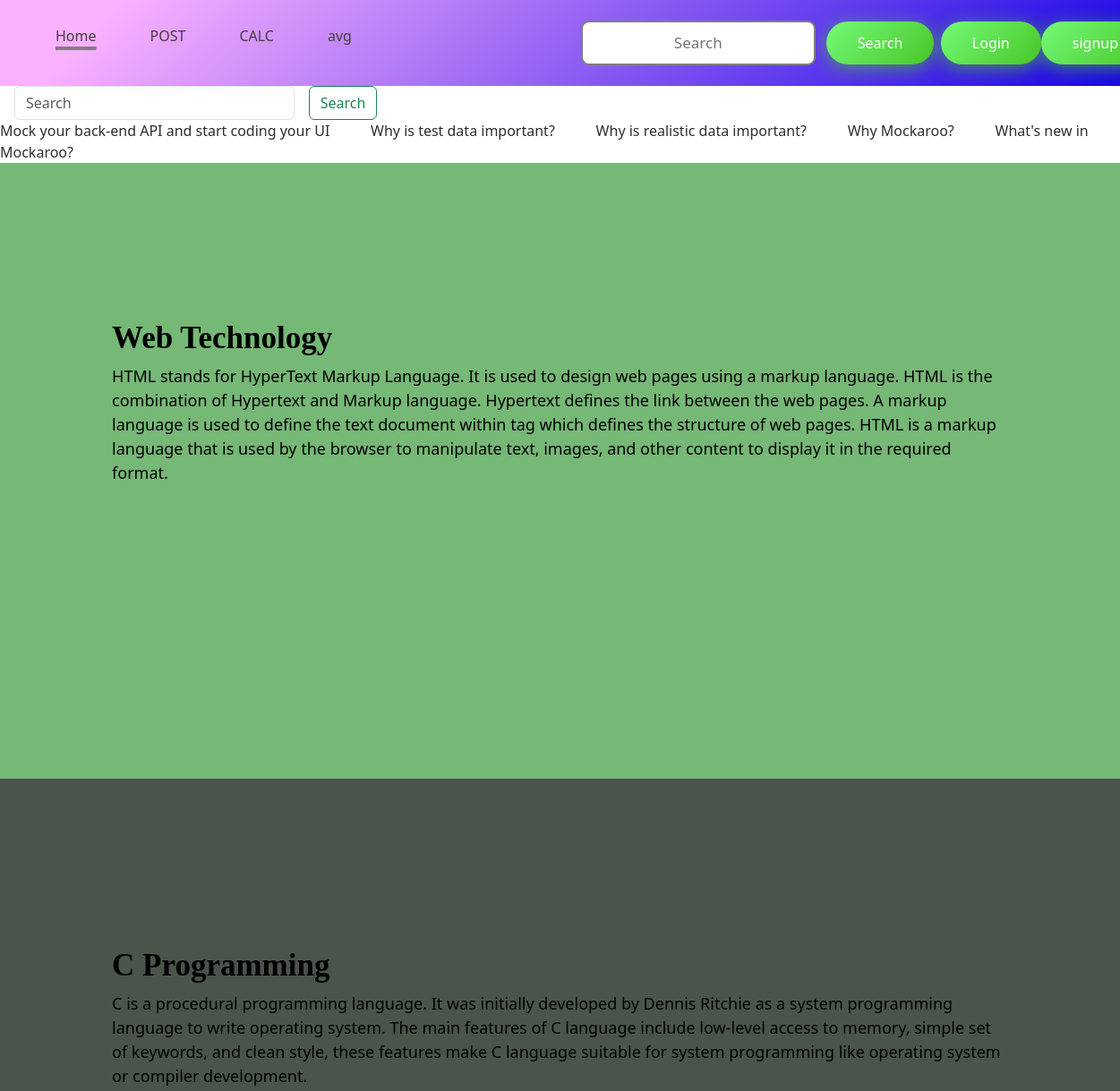
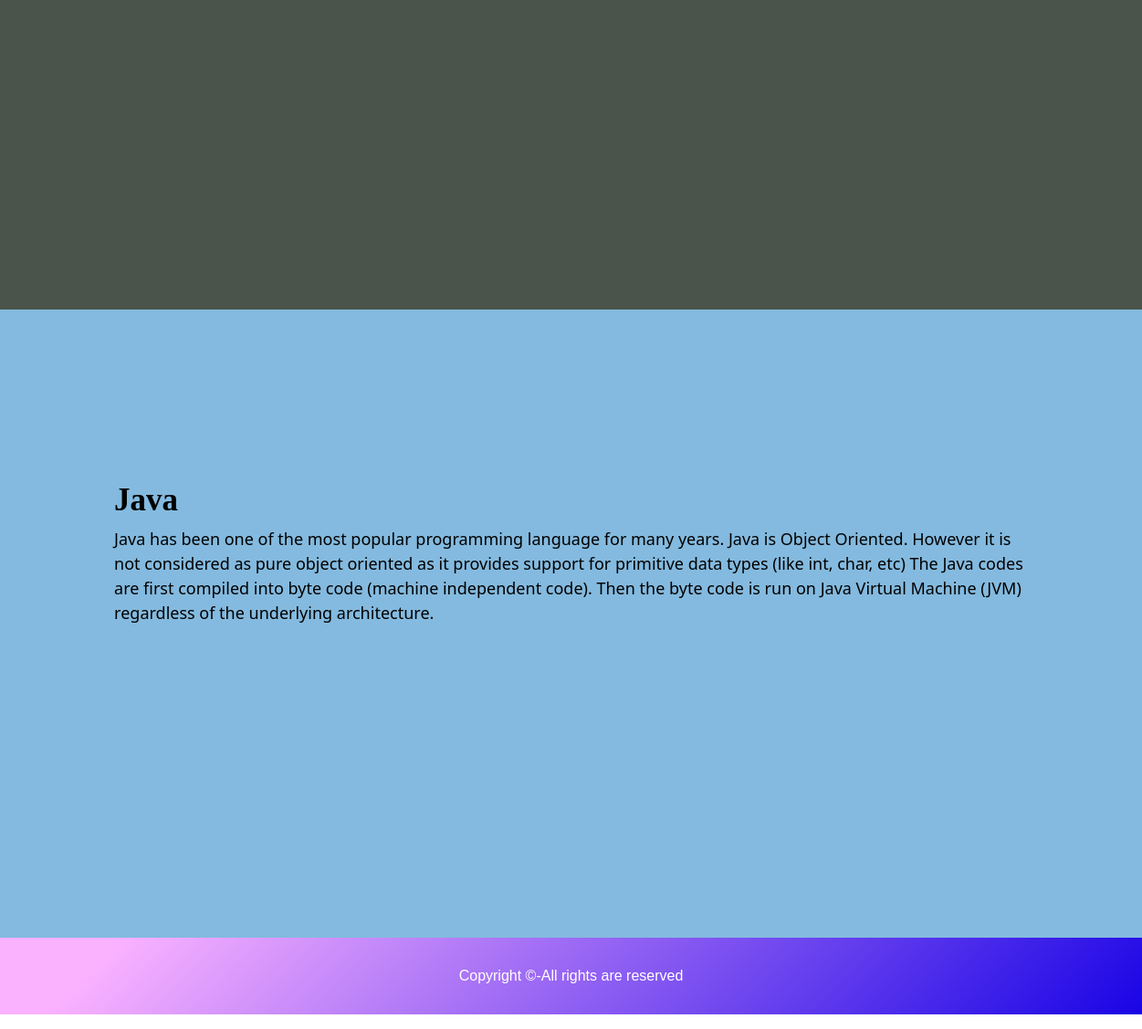
The page / on the database its author committed (2 pictures, top to bottom).
### service2/models.py (models this page shows)
class service(models.Model):
    service_title = models.CharField(max_length=50)
    service_desc = HTMLField()
    image_field = models.FileField(upload_to="new/", max_length=250,null=True,default=None)
    slug_name = AutoSlugField(populate_from='service_title',unique=True,default=None,null=True)

### project_2/views.py (the view)
# urls.py: path('', views.homepage,name="home"),
def homepage(request):
    dict1={}
    data = service.objects.all()
    if request.method == "GET" :
       search1 = request.GET.get('datasearch')
       if search1 != None:
        data = service.objects.filter(service_title__icontains=search1)
    return render(request,"index.html",{'data': data})

### templates/index.html (shortened to what this page needs)
{% extends "base.html" %}
{% block content %}
<div>
	<form class="form d-flex my-2 my-lg-0" method="GET">
		<input class="form-control mr-sm-2 w-25 mx-3" type="search" name="datasearch" placeholder="Search" aria-label="Search">
		<button class="btn btn-outline-success my-2 my-sm-0" type="submit">Search</button>
	  </form>
	</div>
	<marquee onmouseover="stop()" onmouseout="start()" >
        {% for data1 in data %}
		<a href='/detailpage/{{data1.slug_name}}' class="text-decoration-none text-secondary-emphasis">
		{{data1.service_title}}  &nbsp;&nbsp;&nbsp;&nbsp;&nbsp;&nbsp;&nbsp;&nbsp;&nbsp;
		</a>
		{% empty %}
		no data found
		{% endfor %}
    </marquee>
<section class="firstsection">
		<div class="box-main">
			<div class="firstHalf">
				<h1 class="text-big" id="web">
					Web Technology
				</h1>
				<p class="text-small">
					HTML stands for HyperText Markup
					Language. It is used to design
					web pages using a markup language.
					HTML is the combination of Hypertext
					and Markup language. Hypertext
					defines the link between the web
					pages. A markup language is used
					to define the text document within
					tag which defines the structure of
					web pages. HTML is a markup language
					that is used by the browser to
					manipulate text, images, and other
					content to display it in the required
					format.
				</p>
			</div>
		</div>
	</section>
	<section class="secondsection">
		<div class="box-main">
			<div class="secondHalf">
				<h1 class="text-big" id="program">
					C Programming
				</h1>
				<p class="text-small">
                    C is a procedural programming language.
					It was initially developed by Dennis
					Ritchie as a system programming
					language to write operating system.
					The main features of C language include
					low-level access to memory, simple set
					of keywords, and clean style, these
					features make C language suitable for
					system programming like operating system
					or compiler development.
				</p>
			</div>
		</div>
	</section>
	<section class="thirdsection">
		<div class="box-main">
			<div class="secondHalf">
            <h1 class="sectionTag text-big" id="java">Java</h1>
			<p class="sectionSubTag text-small">
                Java has been one of the most
				popular programming language
				for many years. Java is Object
				Oriented. However it is not
				considered as pure object oriented
				as it provides support for primitive
				data types (like int, char, etc) The
				Java codes are first compiled into byte
				code (machine independent code). Then
				the byte code is run on Java Virtual
				Machine (JVM) regardless of the
				underlying architecture.
			</p>
		</div>
		</div>
	</section>
{% endblock content %}

### templates/base.html
{% include "header.html" %}
{% block content %}
{% endblock content %}
{% include "footer.html" %}

### templates/header.html (shortened to what this page needs)
{% load static %}
<!DOCTYPE html>
<html>
<head>
    <link rel="stylesheet" href="{% static 'css/styles.css' %}">
	<link href="https://cdn.jsdelivr.net/npm/bootstrap@5.3.2/dist/css/bootstrap.min.css" rel="stylesheet">
</head>
<body>
	<nav class="navbar background">
		<ul class="nav-list">
			<li class="{% if request.path == '/' %} active {% endif %}"><a href="{% url "home" %}">Home</a></li>
			<li class="{% if request.path == '/post_method/' %} active {% endif %}"><a href="{% url "post" %}">POST</a></li>
			<li class="{% if request.path == '/calc/' %} active {% endif %}"><a href="{% url "calc" %}">CALC</a></li>
			<li class="{% if request.path == '/avg/' %} active {% endif %}"><a href="{% url "subjectavg" %}">avg</a></li>
		</ul>
		<div class="midnav">
			<input class="center" type="text" name="search" id="search" placeholder="Search">
			<button class="btn btn-sm">Search</button>
		</div>
		<div class="rightnav">
		<a href="{% url "login" %}" ><button>Login</button></a>
		<a href="{% url "signup" %}" ><button>signup</button></a>
		</div>
	</nav>

### templates/footer.html
<footer class="background statbar">
    <p class="text-footer">
        Copyright ©-All rights are reserved
    </p>
</footer>
</body>
</html>

### static/css/styles.css (style rules this page uses)
* { margin: 0; padding: 0; }
.navbar { display: flex; align-items: center; justify-content: space-between; position: sticky; top: 0; cursor: pointer; padding: 0% 2%; }
.navbar button { float: right; color: #fff; font-size: 16px; padding: 12px 35px; border-radius: 50px; display: inline-block; border: 0; outline: 0; box-shadow: 0px 4px 20px 0px #49c628a6; background-image: linear-gradient(135deg, #70F570 10%, #49C628 100%); }
.background { background: linear-gradient(135deg, #FAB2FF 10%, #1904E5 100%); background-blend-mode: darken; background-size: cover; }
.nav-list { display: flex; align-items: center; }
.nav-list li { list-style: none; padding: 20px 30px; }
.nav-list li a { text-decoration: none; color: rgb(67, 62, 62); }
.midnav { width: 16%; display: flex; justify-content: space-between; }
.rightnav { width: 16%; display: flex; justify-content: space-between; }
#search { padding: 5px; font-size: 17px; border: 2px solid grey; border-radius: 9px; }
.firstsection { background-color: rgb(118, 184, 118); height: 43rem; }
.secondsection { background-color: rgb(74, 84, 74); height: 43rem; }
.thirdsection { background-color: rgb(132, 186, 223); height: 43rem; }
.box-main { display: flex; justify-content: center; align-items: center; color: black; max-width: 80%; margin: auto; height: 80%; }
.text-big { font-family: 'Piazzolla', serif; font-weight: bold; font-size: 35px; }
.text-small { font-size: 18px; }
.btn { padding: 8px 20px; margin: 7px 0; border: 2px solid white; border-radius: 8px; background: none; color: white; cursor: pointer; }
.btn-sm { padding: 6px 10px; vertical-align: middle; }
.center { text-align: center; margin: 3% 12px; }
.text-footer { text-align: center; padding: 30px 0; font-family: 'Ubuntu', sans-serif; display: flex; justify-content: center; color: white; }
.active { text-decoration: underline; text-decoration-color: gray; animation: underline_slide 0.2s 0s 1 forwards; text-underline-offset: 0.4em; }

### rows shown on the page
service: service_title "Mock your back-end API and start coding your UI"
service: service_title "Why is test data important?"
service: service_title "Why is realistic data important?"
service: service_title "Why Mockaroo?"
service: service_title "What's new in Mockaroo?"
